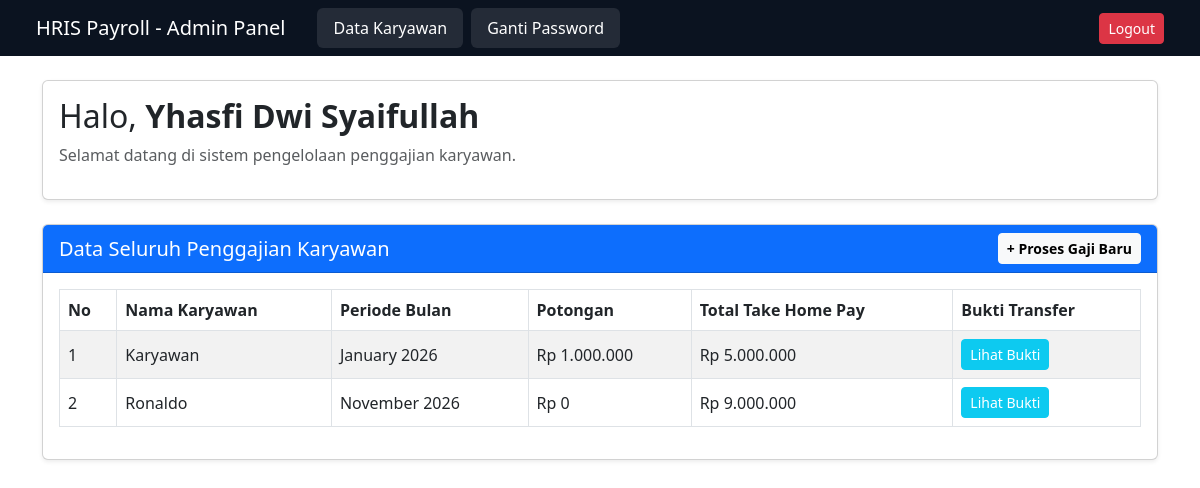
Screenshot of /index.php (signed in) with the database file from the repository.
### tables this page shows
CREATE TABLE `penggajian` (
  `id_penggajian` int(11) NOT NULL,
  `id_user` int(11) NOT NULL,
  `periode_bulan` varchar(20) NOT NULL,
  `potongan` int(11) NOT NULL,
  `total_gaji` int(11) NOT NULL,
  `bukti_transfer` varchar(255) DEFAULT NULL
);

CREATE TABLE `users` (
  `id_user` int(11) NOT NULL,
  `nama_lengkap` varchar(100) NOT NULL,
  `username` varchar(50) NOT NULL,
  `password` varchar(255) NOT NULL,
  `role` enum('admin','karyawan') NOT NULL,
  `id_jabatan` int(11) NOT NULL
);

### index.php (the view, shortened to what this page needs)
<?php
include 'koneksi.php';
$nama_lengkap = $_SESSION['nama_lengkap'];
$role = $_SESSION['role'];
?>
<!DOCTYPE html>
<html lang="id">
<head>
    <link href="https://cdn.jsdelivr.net/npm/bootstrap@5.3.0/dist/css/bootstrap.min.css" rel="stylesheet">
</head>
<body>
    <nav class="navbar navbar-expand-lg navbar-dark px-4" style="background-color: #0b1320;">
        <div class="container-fluid">
           <a class="navbar-brand" href="index.php">
                <?php echo ($role == 'admin') ? 'HRIS Payroll - Admin Panel' : 'HRIS Payroll'; ?>
            </a>
            <ul class="navbar-nav me-auto ms-3">
                <?php if ($role == 'admin') { ?>
                    <li class="nav-item">
                        <a class="nav-link text-white bg-white bg-opacity-10 rounded px-3 me-2" href="data_karyawan.php">Data Karyawan</a>
                    </li>
                <?php } ?>
                <li class="nav-item">
                    <a class="nav-link text-white bg-white bg-opacity-10 rounded px-3 me-2" href="ganti_password.php">Ganti Password</a>
                </li>
            </ul>
            <div class="d-flex align-items-center text-white">
                <a href="logout.php" class="btn btn-danger btn-sm">Logout</a>
            </div>
        </div>
    </nav>
    <div class="container mt-4 mb-5">
        <div class="row">
            <div class="col-md-12">
                <div class="card shadow-sm mb-4">
                    <div class="card-body">
                        <h2 class="fw-normal">Halo, <strong><?php echo $nama_lengkap; ?></strong></h2>
                        <p class="text-muted">Selamat datang di sistem pengelolaan penggajian karyawan.</p>
                    </div>
                </div>
            </div>
        </div>
        <?php if ($role == 'admin') { ?>
            <div class="card shadow-sm">
                <div class="card-header bg-primary text-white d-flex justify-content-between align-items-center">
                    <h5 class="mb-0">Data Seluruh Penggajian Karyawan</h5>
                    <a href="proses_gaji.php" class="btn btn-light btn-sm fw-bold">+ Proses Gaji Baru</a>
                </div>
                <div class="card-body">
                    <div class="table-responsive">
                        <table class="table table-bordered table-striped align-middle">
                            <thead>
                                <tr>
                                    <th>No</th>
                                    <th>Nama Karyawan</th>
                                    <th>Periode Bulan</th>
                                    <th>Potongan</th>
                                    <th>Total Take Home Pay</th>
                                    <th>Bukti Transfer</th>
                                </tr>
                            </thead>
                            <tbody>
                                <?php
                                $query = mysqli_query($koneksi, "SELECT penggajian.*, users.nama_lengkap FROM penggajian JOIN users ON penggajian.id_user = users.id_user ORDER BY penggajian.id_penggajian DESC");
                                $no = 1;
                                if (mysqli_num_rows($query) > 0) {
                                    while ($data = mysqli_fetch_assoc($query)) {
                                ?>
                                <tr>
                                    <td><?php echo $no++; ?></td>
                                    <td><?php echo $data['nama_lengkap']; ?></td>
                                    <td><?php echo $data['periode_bulan']; ?></td>
                                    <td>Rp <?php echo number_format($data['potongan'], 0, ',', '.'); ?></td>
                                    <td>Rp <?php echo number_format($data['total_gaji'], 0, ',', '.'); ?></td>
                                    <td>
                                        <a href="uploads/<?php echo $data['bukti_transfer']; ?>" target="_blank" class="btn btn-sm btn-info text-white">Lihat Bukti</a>
                                    </td>
                                </tr>
                                <?php
                                    }
                                } else {
                                    echo "<tr><td colspan='6' class='text-center'>Belum ada data penggajian yang diproses.</td></tr>";
                                }
                                ?>
                            </tbody>
                        </table>
                    </div>
                </div>
            </div>
        <?php } ?>
    </div>
</body>
</html>

### rows the page displays
penggajian: id_user.nama_lengkap "Karyawan", periode_bulan "January 2026", potongan "1.000.000", total_gaji "5.000.000"
penggajian: id_user.nama_lengkap "Ronaldo", periode_bulan "November 2026", potongan "0", total_gaji "9.000.000"

### other values shown
$nama_lengkap "Yhasfi Dwi Syaifullah"
